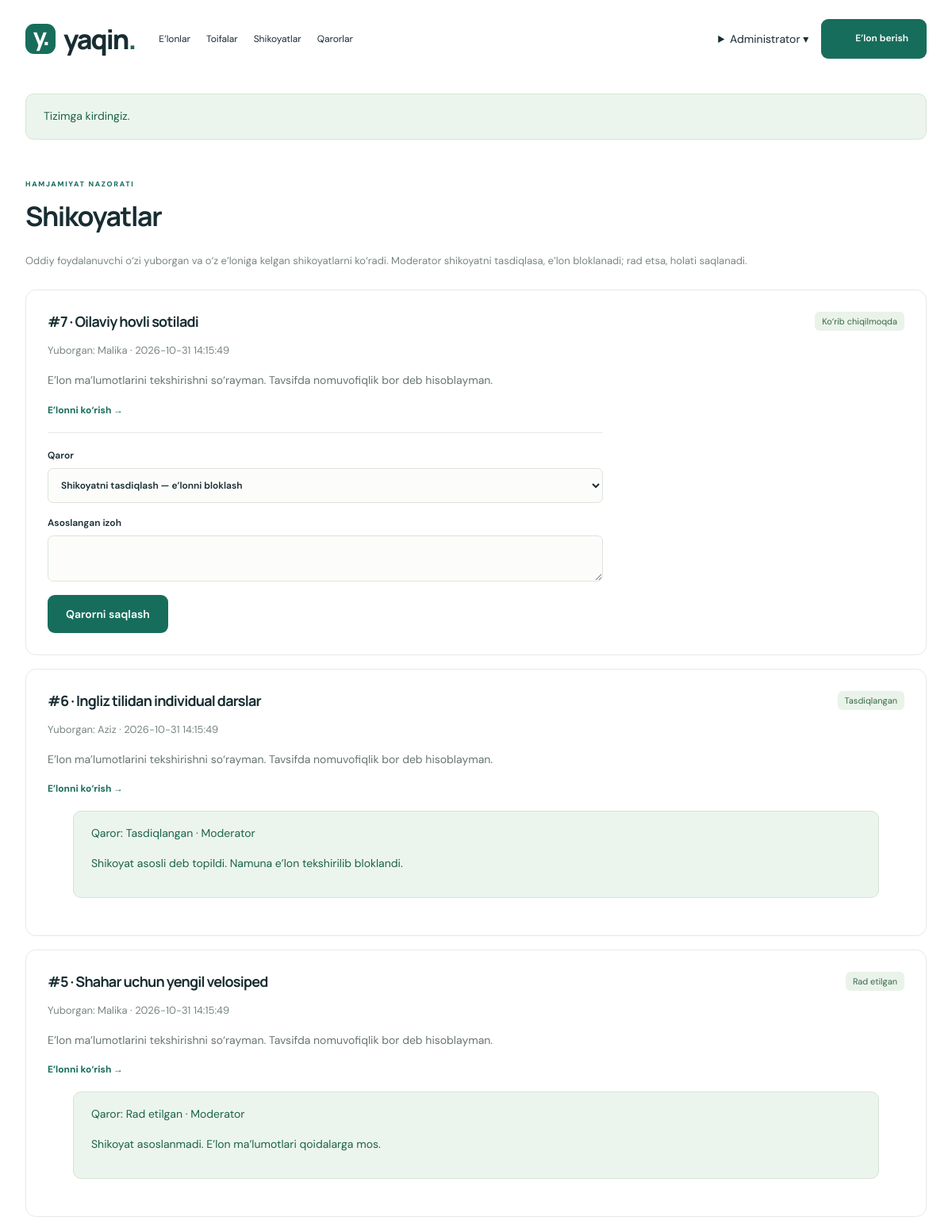
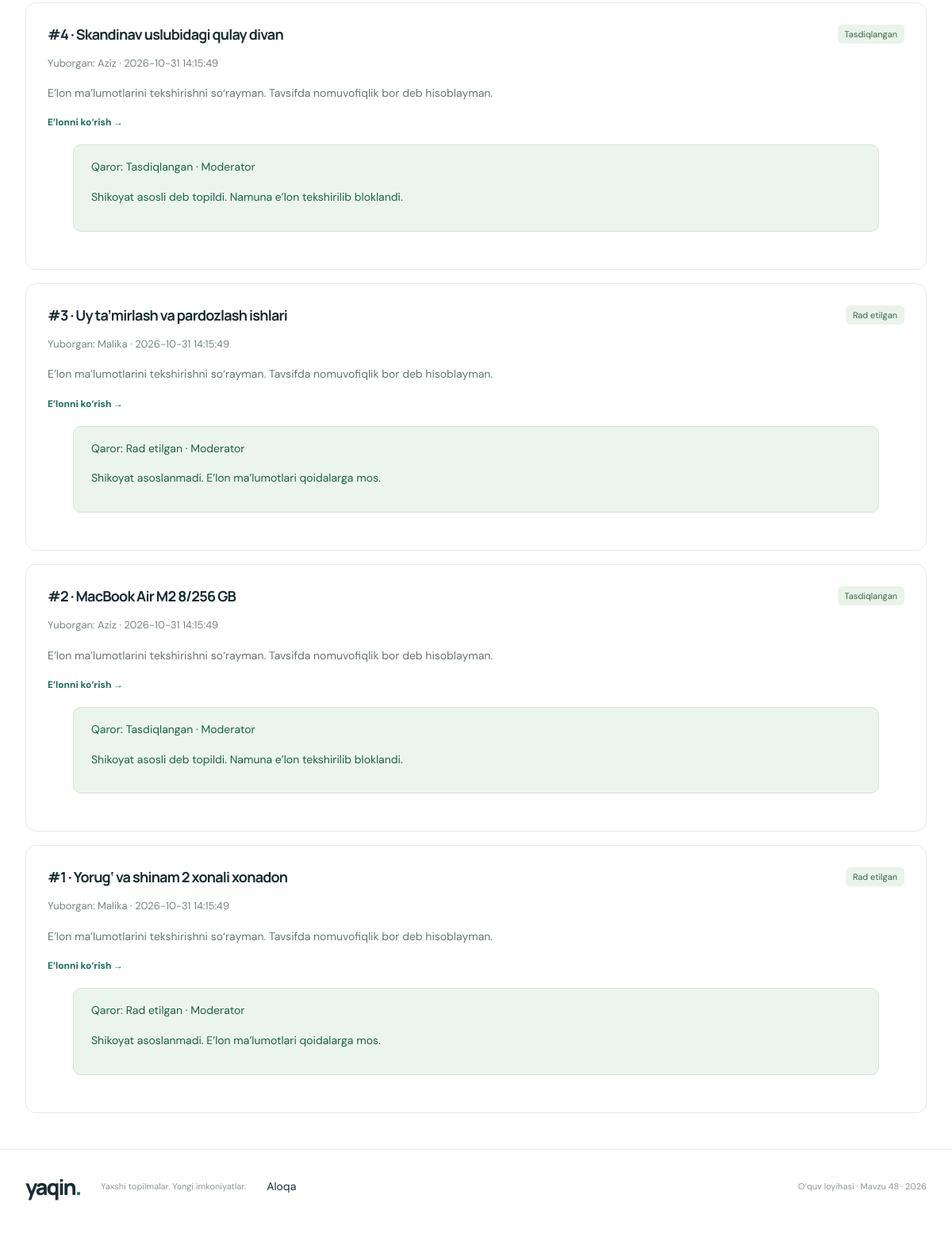
Page /index.php?route=complaints (signed in) on the committed database (2 pictures, top to bottom).
### tables this page shows
CREATE TABLE IF NOT EXISTS users (id BIGINT UNSIGNED AUTO_INCREMENT PRIMARY KEY,name VARCHAR(80) NOT NULL,email VARCHAR(190) NOT NULL UNIQUE,password_hash VARCHAR(255) NOT NULL,role ENUM('admin','moderator','user') NOT NULL DEFAULT 'user',created_at DATETIME NOT NULL DEFAULT CURRENT_TIMESTAMP);

CREATE TABLE IF NOT EXISTS complaints (id BIGINT UNSIGNED AUTO_INCREMENT PRIMARY KEY,listing_id BIGINT UNSIGNED NOT NULL,user_id BIGINT UNSIGNED NOT NULL,reason TEXT NOT NULL,status ENUM('open','approved','rejected') NOT NULL DEFAULT 'open',created_at DATETIME NOT NULL DEFAULT CURRENT_TIMESTAMP,FOREIGN KEY(listing_id) REFERENCES listings(id) ON DELETE RESTRICT,FOREIGN KEY(user_id) REFERENCES users(id) ON DELETE RESTRICT,UNIQUE KEY one_complaint(user_id,listing_id),INDEX(status));

CREATE TABLE IF NOT EXISTS listings (id BIGINT UNSIGNED AUTO_INCREMENT PRIMARY KEY,user_id BIGINT UNSIGNED NOT NULL,category_id BIGINT UNSIGNED NOT NULL,title VARCHAR(120) NOT NULL,description TEXT NOT NULL,city VARCHAR(80) NOT NULL,price DECIMAL(14,2) NOT NULL DEFAULT 0,phone VARCHAR(25) NOT NULL,status ENUM('active','expired','blocked','archived') NOT NULL DEFAULT 'active',expires_at DATETIME NOT NULL,created_at DATETIME NOT NULL DEFAULT CURRENT_TIMESTAMP,updated_at DATETIME NOT NULL DEFAULT CURRENT_TIMESTAMP ON UPDATE CURRENT_TIMESTAMP,FOREIGN KEY(user_id) REFERENCES users(id) ON DELETE RESTRICT,FOREIGN KEY(category_id) REFERENCES categories(id) ON DELETE RESTRICT,INDEX listing_filter(category_id,city,status,expires_at),INDEX listing_owner(user_id),CHECK(price>=0));

CREATE TABLE IF NOT EXISTS moderation_decisions (id BIGINT UNSIGNED AUTO_INCREMENT PRIMARY KEY,complaint_id BIGINT UNSIGNED NOT NULL UNIQUE,moderator_id BIGINT UNSIGNED NOT NULL,outcome ENUM('approved','rejected') NOT NULL,note TEXT NOT NULL,created_at DATETIME NOT NULL DEFAULT CURRENT_TIMESTAMP,FOREIGN KEY(complaint_id) REFERENCES complaints(id) ON DELETE RESTRICT,FOREIGN KEY(moderator_id) REFERENCES users(id) ON DELETE RESTRICT);

### app/Core/Controller.php (called while the page is built, shortened)
<?php
abstract class Controller {
 protected Store $store;protected ?array $user;
 public function __construct(){ $this->store=new Store();$this->user=isset($_SESSION['uid'])?$this->store->find('users',(int)$_SESSION['uid']):null; }
 protected function view(string $view,array $data=[]):void{extract($data,EXTR_SKIP);$user=$this->user;$title=$data['title']??'Yaqin — e’lonlar va xizmatlar';ob_start();require dirname(__DIR__).'/Views/'.$view.'.php';$content=ob_get_clean();require dirname(__DIR__).'/Views/layout.php';}
}

### app/Controllers/CatalogController.php (called while the page is built, shortened)
<?php
final class CatalogController extends Controller {
 public function complaints():void{$u=$this->auth();$this->view('complaints',['title'=>'Shikoyatlar','items'=>$this->store->complaints($u)]);}
}

### public/index.php (called while the page is built, shortened)
<?php
require dirname(__DIR__).'/app/Core/helpers.php';
spl_autoload_register(function($class){$prefix='App\\';if(str_starts_with($class,$prefix)){$p=dirname(__DIR__).'/app/'.str_replace('\\','/',substr($class,4)).'.php';if(is_file($p))require $p;}});
require dirname(__DIR__).'/app/Core/Controller.php';
$routes=['listings'=>['CatalogController','index'],'listing'=>['CatalogController','show'],'listing-form'=>['CatalogController','form'],'listing-save'=>['CatalogController','save'],'listing-delete'=>['CatalogController','delete'],'listing-extend'=>['CatalogController','extend'],'listing-expire'=>['CatalogController','expire'],'categories'=>['CatalogController','categories'],'category'=>['CatalogController','category'],'category-form'=>['CatalogController','categoryForm'],'category-save'=>['CatalogController','categorySave'],'category-delete'=>['CatalogController','categoryDelete'],'complaints'=>['CatalogController','complaints'],'complaint-create'=>['CatalogController','complain'],'complaint-decide'=>['CatalogController','decide'],'decisions'=>['CatalogController','decisions'],'export'=>['CatalogController','export'],'contact'=>['CatalogController','contact'],'login'=>['AuthController','login'],'register'=>['AuthController','register'],'logout'=>['AuthController','logout'],'users'=>['AuthController','users'],'user-role'=>['AuthController','role'],'files'=>['FileController','index'],'file-upload'=>['FileController','upload'],'file-delete'=>['FileController','delete'],'file-download'=>['FileController','download']];
try{$route=is_string($_GET['route']??null)?$_GET['route']:'listings';if(!isset($routes[$route]))throw new App\Core\HttpError(404,'Bunday sahifa topilmadi.');[$class,$action]=$routes[$route];$class='App\\Controllers\\'.$class;(new $class())->$action();}
catch(Throwable $ex){$code=$ex instanceof App\Core\HttpError?$ex->status:500;http_response_code($code);if($code===405)header('Allow: POST');if($code===500)error_log('Request failed: '.$ex::class.' code '.$ex->getCode());$title='So‘rov bajarilmadi';$message=$code===500?'Texnik xato yuz berdi. Sozlamalar va baza ulanishini tekshiring.':$ex->getMessage();$user=null;ob_start();require dirname(__DIR__).'/app/Views/error.php';$content=ob_get_clean();require dirname(__DIR__).'/app/Views/layout.php';}

### app/Models/Store.php (called while the page is built, shortened)
<?php
final class Store {
 public PDO $db;
 public function __construct(){$this->db=Database::connection();}
 public function run(string $sql,array $values=[]):\PDOStatement{$q=$this->db->prepare($sql);$q->execute($values);return $q;}
 public function find(string $table,int $id):?array{if(!in_array($table,['users','categories','complaints','attachments'],true))throw new \LogicException('Invalid table');return $this->run("SELECT * FROM $table WHERE id=?",[$id])->fetch()?:null;}
 public function complaints(array $user):array{$where=$user['role']==='user'?' WHERE c.user_id=? OR l.user_id=?':'';$p=$user['role']==='user'?[$user['id'],$user['id']]:[];return $this->run('SELECT c.*,l.title,u.name author,d.outcome,d.note,d.created_at decision_at,m.name moderator FROM complaints c JOIN listings l ON l.id=c.listing_id JOIN users u ON u.id=c.user_id LEFT JOIN moderation_decisions d ON d.complaint_id=c.id LEFT JOIN users m ON m.id=d.moderator_id'.$where.' ORDER BY c.id DESC',$p)->fetchAll();}
}

### config/config.php (called while the page is built, shortened)
<?php
return ['db'=>['host'=>getenv('DB_HOST')?:'127.0.0.1','port'=>getenv('DB_PORT')?:'3306','name'=>getenv('DB_NAME')?:'yaqin_course','user'=>getenv('DB_USER')?:'root','pass'=>getenv('DB_PASS')?:''], 'smtp'=>['host'=>getenv('SMTP_HOST')?:'127.0.0.1','port'=>(int)(getenv('SMTP_PORT')?:1025),'from'=>getenv('SMTP_FROM')?:'noreply@yaqin.test','to'=>getenv('SMTP_TO')?:'admin@yaqin.test']];

### app/Core/Database.php (called while the page is built, shortened)
<?php
final class Database {
 public static function connection():PDO { if(self::$pdo)return self::$pdo;$c=(require dirname(__DIR__,2).'/config/config.php')['db'];return self::$pdo=new PDO("mysql:host={$c['host']};port={$c['port']};dbname={$c['name']};charset=utf8mb4",$c['user'],$c['pass'],[PDO::ATTR_ERRMODE=>PDO::ERRMODE_EXCEPTION,PDO::ATTR_DEFAULT_FETCH_MODE=>PDO::FETCH_ASSOC,PDO::ATTR_EMULATE_PREPARES=>false]); }
}

### app/Views/complaints.php (the view)
<section class="page"><div class="eyebrow small">HAMJAMIYAT NAZORATI</div><h1>Shikoyatlar</h1><p class="muted">Oddiy foydalanuvchi o‘zi yuborgan va o‘z e’loniga kelgan shikoyatlarni ko‘radi. Moderator shikoyatni tasdiqlasa, e’lon bloklanadi; rad etsa, holati saqlanadi.</p><div class="stack"><?php foreach($items as $x):?><article class="panel"><div class="section-heading"><h2>#<?=$x['id']?> · <?=e($x['title'])?></h2><span class="status"><?=status_label($x['status'])?></span></div><p class="muted">Yuborgan: <?=e($x['author'])?> · <?=e($x['created_at'])?></p><p class="detail-description"><?=e($x['reason'])?></p><a class="text-button" href="<?=url('listing',['id'=>$x['listing_id']])?>">E’lonni ko‘rish →</a><?php if($x['outcome']):?><div class="notice">Qaror: <?=status_label($x['outcome'])?> · <?=e($x['moderator'])?><p><?=e($x['note'])?></p></div><?php elseif(in_array($user['role'],['admin','moderator'],true)):?><form class="app-form decision-form" method="post" action="<?=url('complaint-decide')?>" data-validate><?=csrf()?><input type="hidden" name="id" value="<?=$x['id']?>"><label>Qaror<select name="outcome" required><option value="approved">Shikoyatni tasdiqlash — e’lonni bloklash</option><option value="rejected">Shikoyatni rad etish</option></select></label><label>Asoslangan izoh<textarea name="note" required minlength="10" maxlength="2000" rows="2"></textarea></label><button class="primary">Qarorni saqlash</button></form><?php endif?></article><?php endforeach?><?php if(!$items):?><div class="empty"><h2>Shikoyatlar yo‘q</h2><p>E’lonning batafsil sahifasidan shikoyat yuborish mumkin.</p></div><?php endif?></div></section>

### app/Views/layout.php (shortened to what this page needs)
<!doctype html><html lang="uz"><head><link rel="stylesheet" href="assets/styles.css"><link rel="stylesheet" href="assets/app.css"></head><body><header class="header"><a class="brand" href="<?=url()?>"><span class="brand-icon">y.</span>yaqin<span class="brand-dot">.</span></a><nav aria-label="Asosiy"><a href="<?=url()?>">E’lonlar</a><a href="<?=url('categories')?>">Toifalar</a><a href="<?=url('complaints')?>">Shikoyatlar</a><a href="<?=url('decisions')?>">Qarorlar</a></nav><div class="header-actions"><?php if($user):?><details class="account"><summary><?=e($user['name'])?> ▾</summary></details><?php else:?><a href="<?=url('login')?>">Kirish</a><?php endif?><a class="primary" href="<?=url('listing-form')?>"><?=icon('plus')?>E’lon berish</a></div></header><main><?php if(isset($_SESSION['flash'])):?><div class="notice" role="status"><?=e($_SESSION['flash'])?></div><?php endif?><?=$content?></main><footer><a class="brand" href="<?=url()?>">yaqin<span class="brand-dot">.</span></a><p>Yaxshi topilmalar. Yangi imkoniyatlar.</p><a href="<?=url('contact')?>">Aloqa</a><span>O‘quv loyihasi · Mavzu 48 · 2026</span></footer></body></html>

### public/assets/styles.css (style rules this page uses)
:root { --ink:#182d32;--muted:#798384;--green:#176d5b;--cream:#f6f5ef;--line:#e7e9e5 }
* { box-sizing:border-box }
html { scroll-behavior:smooth }
body { margin:0;background:#fff;color:var(--ink);font-family:'DM Sans',Arial,sans-serif;font-size:14px }
button,input,select,textarea { font:inherit }
button,a,select { -webkit-tap-highlight-color:transparent }
button { cursor:pointer }
button,a,input,select,textarea { outline-offset:4px }
a { color:inherit;text-decoration:none }
button { border:0 }
button { display:inline-flex;align-items:center;justify-content:center;gap:9px }
.header,main,footer { max-width:1240px;margin:auto }
.header { height:98px;display:flex;align-items:center;gap:65px;padding:0 32px }
.brand { display:flex;align-items:center;font-size:34px;letter-spacing:-2px;font-family:Manrope,sans-serif;font-weight:800 }
.brand-icon { background:var(--green);color:white;border-radius:11px;width:38px;height:38px;margin-right:10px;text-align:center;font-size:30px;line-height:32px;letter-spacing:-3px }
.brand-dot { color:var(--green) }
nav { display:flex;gap:32px;height:100%;align-items:center }
.header-actions { margin-left:auto;display:flex;align-items:center;gap:28px }
.primary { background:var(--green);color:#fff;border-radius:9px;padding:15px 23px;font-weight:600;min-height:48px }
.eyebrow { display:flex;align-items:center;gap:8px;letter-spacing:2px;font-size:10px;font-weight:800;color:var(--green) }
h1,h2,h3 { font-family:Manrope,Arial,sans-serif }
h1 { font-size:49px;line-height:1.17;letter-spacing:-2.5px;margin:17px 0 }
select { border:0;background:transparent;color:inherit;cursor:pointer }
.section-heading { display:flex;justify-content:space-between;align-items:center;gap:20px }
h2 { font-size:23px;letter-spacing:-.8px;margin:0 }
.text-button { color:var(--green);background:none;font-size:12px;font-weight:700 }
.small { font-size:9px;margin-bottom:8px;letter-spacing:1.7px }
footer { border-top:1px solid var(--line);padding:28px 32px 40px;display:flex;align-items:center;gap:26px }
footer .brand { font-size:27px }
footer p,footer>span { font-size:11px;color:#8e9893 }
footer>span { margin-left:auto }
.detail-description { white-space:pre-wrap;line-height:1.8;color:#68766f }

### public/assets/app.css (style rules this page uses)
.header { gap:30px }
.header nav { gap:20px }
.header nav a { font-size:12px }
.header-actions { gap:16px }
.header-actions a.primary { font-size:12px }
.account { position:relative }
.account summary { cursor:pointer }
.notice { padding:16px 22px;margin:20px 32px;background:#ecf5ed;color:#1b624d;border:1px solid #d4e4d5;border-radius:10px;line-height:1.7 }
.page { padding:30px 32px 45px;min-height:45vh }
.page h1 { font-size:34px;letter-spacing:-1.4px;margin:15px 0 24px }
.panel { padding:27px;border:1px solid var(--line);border-radius:13px;background:white }
.app-form { display:flex;flex-direction:column;gap:17px }
.app-form label { display:flex;flex-direction:column;gap:8px;font-size:12px;font-weight:600 }
.app-form input,.app-form select,.app-form textarea { border:1px solid #dce4db;border-radius:7px;padding:12px;color:var(--ink);background:#fcfdfb;width:100%;min-width:0 }
.app-form .primary { align-self:start }
.muted { color:#79877f;line-height:1.8;font-size:13px }
.detail-description { white-space:pre-wrap;overflow-wrap:anywhere }
.status { background:#eaf3e9;color:#376849;padding:5px 9px;border-radius:6px;font-size:11px;white-space:nowrap }
.stack { display:grid;gap:17px;margin-top:25px }
.stack h2 { font-size:18px }
.decision-form { max-width:700px;border-top:1px solid var(--line);margin-top:20px;padding-top:20px }
body { overflow-wrap:break-word }

### rows in the picture
users: name "Administrator"
complaints: id "7", listing.title "Oilaviy hovli sotiladi", status "Ko‘rib chiqilmoqda", user.name "Malika", created_at "2026-10-31 14:15:49", reason "E’lon ma’lumotlarini tekshirishni so‘rayman. Tavsifda nomuvofiqlik bor deb hisoblayman."
complaints: id "6", listing.title "Ingliz tilidan individual darslar", status "Tasdiqlangan", user.name "Aziz", created_at "2026-10-31 14:15:49", reason "E’lon ma’lumotlarini tekshirishni so‘rayman. Tavsifda nomuvofiqlik bor deb hisoblayman.", moderation_decisions.outcome "Tasdiqlangan", users.name "Moderator", moderation_decisions.note "Shikoyat asosli deb topildi. Namuna e’lon tekshirilib bloklandi."
complaints: id "5", listing.title "Shahar uchun yengil velosiped", status "Rad etilgan", user.name "Malika", created_at "2026-10-31 14:15:49", reason "E’lon ma’lumotlarini tekshirishni so‘rayman. Tavsifda nomuvofiqlik bor deb hisoblayman.", moderation_decisions.outcome "Rad etilgan", users.name "Moderator", moderation_decisions.note "Shikoyat asoslanmadi. E’lon ma’lumotlari qoidalarga mos."
complaints: id "4", listing.title "Skandinav uslubidagi qulay divan", status "Tasdiqlangan", user.name "Aziz", created_at "2026-10-31 14:15:49", reason "E’lon ma’lumotlarini tekshirishni so‘rayman. Tavsifda nomuvofiqlik bor deb hisoblayman.", moderation_decisions.outcome "Tasdiqlangan", users.name "Moderator", moderation_decisions.note "Shikoyat asosli deb topildi. Namuna e’lon tekshirilib bloklandi."
complaints: id "3", listing.title "Uy ta’mirlash va pardozlash ishlari", status "Rad etilgan", user.name "Malika", created_at "2026-10-31 14:15:49", reason "E’lon ma’lumotlarini tekshirishni so‘rayman. Tavsifda nomuvofiqlik bor deb hisoblayman.", moderation_decisions.outcome "Rad etilgan", users.name "Moderator", moderation_decisions.note "Shikoyat asoslanmadi. E’lon ma’lumotlari qoidalarga mos."
complaints: id "2", listing.title "MacBook Air M2 8/256 GB", status "Tasdiqlangan", user.name "Aziz", created_at "2026-10-31 14:15:49", reason "E’lon ma’lumotlarini tekshirishni so‘rayman. Tavsifda nomuvofiqlik bor deb hisoblayman.", moderation_decisions.outcome "Tasdiqlangan", users.name "Moderator", moderation_decisions.note "Shikoyat asosli deb topildi. Namuna e’lon tekshirilib bloklandi."
complaints: id "1", listing.title "Yorug‘ va shinam 2 xonali xonadon", status "Rad etilgan", user.name "Malika", created_at "2026-10-31 14:15:49", reason "E’lon ma’lumotlarini tekshirishni so‘rayman. Tavsifda nomuvofiqlik bor deb hisoblayman.", moderation_decisions.outcome "Rad etilgan", users.name "Moderator", moderation_decisions.note "Shikoyat asoslanmadi. E’lon ma’lumotlari qoidalarga mos."

### other values in the picture
$_SESSION['flash'] "Tizimga kirdingiz."
